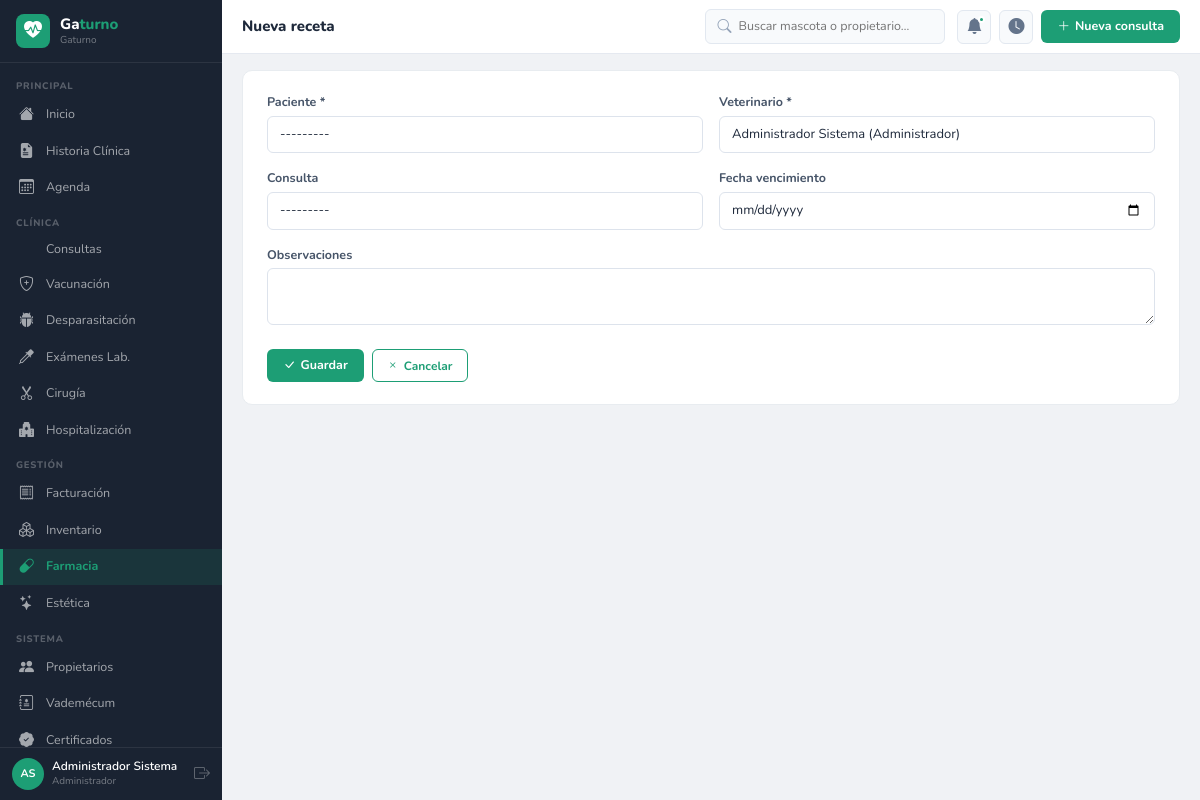
/farmacia/nuevo/ (signed in), run on the app's committed database.
### apps/accounts/models.py (models this page shows)
class Usuario(AbstractUser):
    ROLES = [('admin','Administrador'),('veterinario','Veterinario'),
             ('asistente','Asistente'),('recepcionista','Recepcionista'),('esteticista','Esteticista')]
    rol = models.CharField(max_length=20, choices=ROLES, default='recepcionista')
    telefono = models.CharField(max_length=20, blank=True)
    foto = models.ImageField(upload_to='usuarios/', blank=True, null=True)
    matricula = models.CharField(max_length=30, blank=True)
    especialidad = models.CharField(max_length=100, blank=True)
    class Meta:
        verbose_name='Usuario'; verbose_name_plural='Usuarios'
    def __str__(self):
        return f'{self.get_full_name() or self.username} ({self.get_rol_display()})'
    @property
    def nombre_completo(self):
        return self.get_full_name() or self.username
    @property
    def es_veterinario(self):
        return self.rol in ['veterinario', 'admin']
    @property
    def iniciales(self):
        fn = (self.first_name or '')[:1].upper()
        ln = (self.last_name or '')[:1].upper()
        return (fn + ln) or self.username[:2].upper()

### apps/farmacia/views.py (the view)
# urls.py: path('nuevo/',views.crear,name='crear'),
@login_required
def crear(request):
    initial={}
    if request.GET.get('paciente'): initial['paciente']=request.GET['paciente']
    if request.user.es_veterinario: initial['veterinario']=request.user.pk
    form=RecetaForm(request.POST or None,initial=initial)
    if form.is_valid():
        obj=form.save();messages.success(request,'Receta creada.');return redirect('farmacia:detalle',pk=obj.pk)
    return render(request,'farmacia/form.html',{'form':form,'titulo':'Nueva receta'})

### apps/farmacia/forms.py
class RecetaForm(forms.ModelForm):
    class Meta:
        model=Receta
        fields=['paciente','veterinario','consulta','fecha_vencimiento','observaciones']
        widgets={'paciente':forms.Select(attrs={'class':'form-select'}),'veterinario':forms.Select(attrs={'class':'form-select'}),'consulta':forms.Select(attrs={'class':'form-select'}),'fecha_vencimiento':forms.DateInput(attrs={'class':'form-control','type':'date'}),'observaciones':forms.Textarea(attrs={'class':'form-control','rows':2})}

### apps/accounts/templatetags/vetclinic_tags.py (called while the page is built)
@register.filter
def widget_class(field):
    return field.field.widget.__class__.__name__

### templates/farmacia/form.html (shortened to what this page needs)
{% extends 'base/base.html' %}
{% load widget_tweaks %}
{% load vetclinic_tags %}
{% block page_title %}{{ titulo }}{% endblock %}
{% block content %}
<div class="form-card">
<form method="post" enctype="multipart/form-data">{% csrf_token %}
<div class="row g-3">
{% for field in form %}
<div class="{% if 'Textarea' in field|widget_class %}col-12{% else %}col-md-6{% endif %}">
  <label class="form-label">{{ field.label }}{% if field.field.required %} *{% endif %}</label>
  {% render_field field %}
</div>
{% endfor %}
</div>
<div class="d-flex gap-2 mt-4">
  <button type="submit" class="btn-vc"><i class="bi bi-check-lg"></i> Guardar</button>
  <a href="javascript:history.back()" class="btn-ol"><i class="bi bi-x"></i> Cancelar</a>
</div>
</form>
</div>
{% endblock %}

### templates/base/base.html (shortened to what this page needs)
<!DOCTYPE html>
<html lang="es">
<head>
<link rel="stylesheet" href="https://cdn.jsdelivr.net/npm/bootstrap@5.3.2/dist/css/bootstrap.min.css">
<link rel="stylesheet" href="https://cdn.jsdelivr.net/npm/bootstrap-icons@1.11.3/font/bootstrap-icons.min.css">
{% load static %}<link rel="stylesheet" href="{% static 'css/vetclinic.css' %}">
</head>
<body>
<nav class="vc-sb" id="sidebar">
  <div class="sb-brand">
    <div class="sb-ic"><i class="bi bi-heart-pulse-fill"></i></div>
    <div><div class="sb-nm">Ga<em>turno</em></div><span class="sb-sub">{{ CLINICA_NOMBRE }}</span></div>
  </div>
  <div class="sb-nav">
    <div class="nav-sec">Principal</div>
    <a href="{% url 'reportes:dashboard' %}" class="nav-link {% if request.resolver_match.namespace == 'reportes' %}active{% endif %}"><i class="bi bi-house-fill"></i><span>Inicio</span></a>
    <a href="{% url 'pacientes:lista' %}" class="nav-link "><i class="bi bi-file-earmark-medical-fill"></i><span>Historia Clínica</span></a>
    <a href="{% url 'agenda:lista' %}" class="nav-link "><i class="bi bi-calendar3"></i><span>Agenda</span></a>
    <div class="nav-sec">Clínica</div>
    <a href="{% url 'consultas:lista' %}" class="nav-link {% if request.resolver_match.namespace == 'consultas' %}active{% endif %}"><span>Consultas</span></a>
    <a href="{% url 'vacunacion:lista' %}" class="nav-link {% if request.resolver_match.namespace == 'vacunacion' %}active{% endif %}"><i class="bi bi-shield-plus"></i><span>Vacunación</span></a>
    <a href="{% url 'desparasitacion:lista' %}" class="nav-link {% if request.resolver_match.namespace == 'desparasitacion' %}active{% endif %}"><i class="bi bi-bug-fill"></i><span>Desparasitación</span></a>
    <a href="{% url 'examenes:lista' %}" class="nav-link {% if request.resolver_match.namespace == 'examenes' %}active{% endif %}"><i class="bi bi-eyedropper"></i><span>Exámenes Lab.</span></a>
    <a href="{% url 'cirugia:lista' %}" class="nav-link {% if request.resolver_match.namespace == 'cirugia' %}active{% endif %}"><i class="bi bi-scissors"></i><span>Cirugía</span></a>
    <a href="{% url 'hospitalizacion:lista' %}" class="nav-link "><i class="bi bi-hospital-fill"></i><span>Hospitalización</span></a>
    <div class="nav-sec">Gestión</div>
    <a href="{% url 'facturacion:lista' %}" class="nav-link {% if request.resolver_match.namespace == 'facturacion' %}active{% endif %}"><i class="bi bi-receipt"></i><span>Facturación</span></a>
    <a href="{% url 'inventario:lista' %}" class="nav-link {% if request.resolver_match.namespace == 'inventario' %}active{% endif %}"><i class="bi bi-boxes"></i><span>Inventario</span></a>
    <a href="{% url 'farmacia:lista' %}" class="nav-link {% if request.resolver_match.namespace == 'farmacia' %}active{% endif %}"><i class="bi bi-capsule"></i><span>Farmacia</span></a>
    <a href="{% url 'estetica:lista' %}" class="nav-link {% if request.resolver_match.namespace == 'estetica' %}active{% endif %}"><i class="bi bi-stars"></i><span>Estética</span></a>
    <div class="nav-sec">Sistema</div>
    <a href="{% url 'propietarios:lista' %}" class="nav-link {% if request.resolver_match.namespace == 'propietarios' %}active{% endif %}"><i class="bi bi-people-fill"></i><span>Propietarios</span></a>
    <a href="{% url 'vademecum:lista' %}" class="nav-link {% if request.resolver_match.namespace == 'vademecum' %}active{% endif %}"><i class="bi bi-journal-medical"></i><span>Vademécum</span></a>
    <a href="{% url 'certificados:lista' %}" class="nav-link {% if request.resolver_match.namespace == 'certificados' %}active{% endif %}"><i class="bi bi-patch-check-fill"></i><span>Certificados</span></a>
  </div>
  <div class="sb-user">
    <div class="u-av">{{ request.user.iniciales }}</div>
    <div><div class="u-nm">{{ request.user.nombre_completo }}</div><div class="u-role">{{ request.user.get_rol_display }}</div></div>
    <a href="{% url 'accounts:logout' %}" class="u-out" title="Salir"><i class="bi bi-box-arrow-right"></i></a>
  </div>
</nav>
<div class="vc-main">
  <header class="vc-top">
    <div class="top-tit">{% block page_title %}Gaturno{% endblock %}</div>
    <div class="top-srch">
      <i class="bi bi-search"></i>
      <input type="text" id="globalSearch" placeholder="Buscar mascota o propietario…" autocomplete="off">
    </div>
    <div class="top-acts">
      <div class="top-btn"><i class="bi bi-bell-fill"></i><div class="top-dot"></div></div>
      <a href="{% url 'agenda:sala_espera' %}" class="top-btn" title="Sala de espera"><i class="bi bi-clock-fill"></i></a>
      <a href="{% url 'consultas:crear' %}" class="btn-vc"><i class="bi bi-plus-lg"></i> Nueva consulta</a>
    </div>
  </header>
  <div class="vc-cnt">{% block content %}{% endblock %}</div>
</div>
{% load static %}<script src="{% static 'js/vetclinic.js' %}"></script>
</body>
</html>

### static/css/vetclinic.css (style rules this page uses)
:root { --vc:#1D9E75;--vc-dk:#0F6E56;--vc-lt:#E1F5EE;--amb:#EF9F27;--amb-dk:#BA7517;--amb-lt:#FAEEDA;--pink:#D4537E;--blue:#378ADD;--blue-lt:#E6F1FB;--coral:#D85A30;--purple:#7F77DD;--purple-lt:#EEEDFE;--green:#639922;--green-lt:#EAF3DE;--red:#E24B4A;--red-lt:#FCEBEB;--sb:#1a2332;--sbw:222px;--top:54px;--f:'Nunito',sans-serif;--r:10px;--rs:6px }
*,*::before,*::after { box-sizing:border-box;margin:0;padding:0 }
body { font-family:var(--f);font-size:13.5px;background:#f0f2f5;color:#2d3748 }
a { text-decoration:none;color:inherit }
.vc-sb { position:fixed;left:0;top:0;bottom:0;width:var(--sbw);background:var(--sb);display:flex;flex-direction:column;z-index:100;transition:transform .25s }
.vc-main { margin-left:var(--sbw);min-height:100vh;display:flex;flex-direction:column }
.sb-brand { display:flex;align-items:center;gap:10px;padding:14px 16px;border-bottom:1px solid rgba(255,255,255,.08);flex-shrink:0 }
.sb-ic { width:34px;height:34px;border-radius:8px;background:var(--vc);display:flex;align-items:center;justify-content:center;color:#fff;font-size:18px;flex-shrink:0 }
.sb-nm { color:#fff;font-size:15px;font-weight:800;line-height:1.2 }
.sb-nm em { color:var(--vc);font-style:normal }
.sb-sub { color:rgba(255,255,255,.4);font-size:10px;display:block }
.sb-nav { flex:1;overflow-y:auto;padding:6px 0 }
.nav-sec { padding:10px 16px 3px;color:rgba(255,255,255,.28);font-size:9.5px;letter-spacing:.8px;text-transform:uppercase;font-weight:800 }
.nav-link { display:flex;align-items:center;gap:9px;padding:7px 16px;color:rgba(255,255,255,.6);border-left:3px solid transparent;font-size:12.5px;transition:all .15s }
.nav-link i { font-size:15px;width:18px;flex-shrink:0 }
.nav-link.active { background:rgba(29,158,117,.15);color:var(--vc);border-left-color:var(--vc);font-weight:700 }
.sb-user { padding:10px 12px;border-top:1px solid rgba(255,255,255,.08);display:flex;align-items:center;gap:8px;flex-shrink:0 }
.u-av { width:32px;height:32px;border-radius:50%;background:var(--vc);display:flex;align-items:center;justify-content:center;color:#fff;font-size:11px;font-weight:700;flex-shrink:0 }
.u-nm { color:#fff;font-size:12px;font-weight:600;line-height:1.3 }
.u-role { color:rgba(255,255,255,.4);font-size:10px }
.u-out { margin-left:auto;color:rgba(255,255,255,.3);font-size:16px }
.vc-top { height:var(--top);background:#fff;border-bottom:1px solid #e5e9f0;display:flex;align-items:center;gap:12px;padding:0 20px;position:sticky;top:0;z-index:50;flex-shrink:0 }
.top-tit { font-size:15px;font-weight:800;color:#1e293b;flex:1 }
.top-srch { position:relative;background:#f8fafc;border:1px solid #e2e8f0;border-radius:var(--rs);display:flex;align-items:center;gap:7px;padding:6px 11px;width:240px }
.top-srch i { color:#94a3b8;font-size:14px }
.top-srch input { background:none;border:none;outline:none;font-size:12.5px;font-family:var(--f);width:100% }
.top-acts { display:flex;align-items:center;gap:8px }
.top-btn { width:34px;height:34px;border-radius:var(--rs);background:#f8fafc;border:1px solid #e2e8f0;display:flex;align-items:center;justify-content:center;cursor:pointer;position:relative }
.top-btn i { font-size:16px;color:#64748b }
.top-dot { position:absolute;top:5px;right:5px;width:7px;height:7px;background:var(--vc);border-radius:50%;border:2px solid #fff }
.btn-vc { background:var(--vc);color:#fff!important;border:none;border-radius:var(--rs);padding:7px 16px;font-size:12.5px;font-weight:700;cursor:pointer;display:inline-flex;align-items:center;gap:5px;transition:background .15s;font-family:var(--f) }
.btn-ol { background:none;border:1.5px solid var(--vc);color:var(--vc)!important;border-radius:var(--rs);padding:6px 14px;font-size:12px;font-weight:700;cursor:pointer;display:inline-flex;align-items:center;gap:5px;transition:all .15s;font-family:var(--f) }
.vc-cnt { padding:16px 20px;flex:1;display:flex;flex-direction:column;gap:14px }
.form-card { background:#fff;border-radius:var(--r);border:1px solid #e8ecf0;padding:22px 24px;margin-bottom:14px }
label.form-label { font-size:12.5px;font-weight:700;color:#475569;margin-bottom:4px;display:block }
.form-control,.form-select { font-family:var(--f);font-size:13px;border:1px solid #dde3ec;border-radius:var(--rs);padding:8px 12px;width:100%;transition:border-color .15s,box-shadow .15s;color:#1e293b;background:#fff }
textarea.form-control { resize:vertical }

### data on the page
Usuario: user.iniciales "AS", user.nombre_completo "Administrador Sistema", user.rol "Administrador"

### other printed values
{{ CLINICA_NOMBRE }} "Gaturno"
{{ titulo }} "Nueva receta"
{{ field.label }} "Paciente" "Veterinario" "Consulta" "Fecha vencimiento" "Observaciones"
